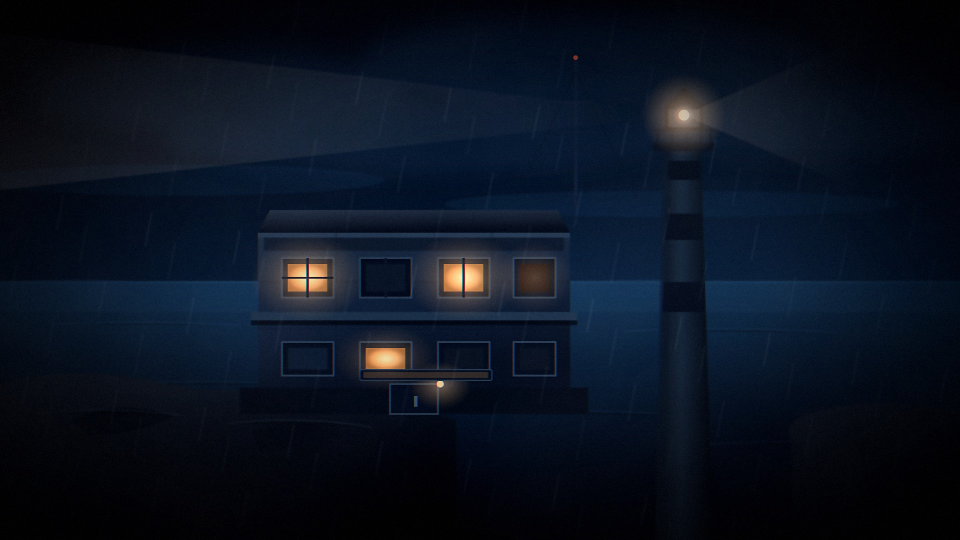
#> input picture assets/bg_intro.jpg, 1920 x 1080 px (shown at 1/2 size)
$ python paint.py   (older library calls are emulated)
#> lines starting #> are read from the running program, lines starting #| are printed output that depends on the picture; after the words box and inside, x2 and y2 are one past the last pixel; in counts of white or black regions, pixels touching at a corner belong together
# -*- coding: utf-8 -*-
"""把渲染好的 SVG 底图做成厚涂质感位图，并编码开篇 mp4。
输入：%TEMP%\\paint\\*.png
输出：assets/*.jpg, assets/closeups/*.jpg, assets/intro.mp4
"""
import os
import sys
import numpy as np
import cv2
from PIL import Image, ImageDraw, ImageFont

SRC = os.path.join(os.environ.get('TEMP', '.'), 'paint')
ROOT = os.path.abspath(os.path.join(os.path.dirname(__file__), '..'))

FONT_REG = 'C:/Windows/Fonts/msyh.ttc'
FONT_BOLD = 'C:/Windows/Fonts/msyhbd.ttc'

# 特写里的文字直接烧进图片，不再用 HTML 浮层（避免"字浮在实物上"）
CLOSEUP_TEXTS = {
    'chart': [
        {'text': '旧频道  100.0', 'x': 55, 'y': 46, 'size': 26, 'rot': -4, 'style': 'red'},
    ],
    'note': [
        {'text': '别在雾里关灯。', 'x': 28, 'y': 28, 'size': 26, 'rot': -2, 'style': 'pencil'},
        {'text': '他们认灯，不认声音。', 'x': 28, 'y': 37, 'size': 24, 'rot': -2, 'style': 'pencil'},
        {'text': '—— 没有名字', 'x': 30, 'y': 52, 'size': 18, 'rot': -2, 'style': 'pencil'},
    ],
    'plate': [
        {'text': '潮汐镇广播电台 · 夜班机', 'x': 24, 'y': 35, 'size': 23, 'rot': -4, 'style': 'engrave'},
        {'text': '本机刻度已按新标准下调 6.3MHz', 'x': 24, 'y': 44, 'size': 17, 'rot': -4, 'style': 'engrave'},
        {'text': '旧频道请自行换算', 'x': 26, 'y': 52, 'size': 16, 'rot': -4, 'style': 'engrave'},
    ],
    'letter': [
        {'text': '潮汐镇广播电台 · 夜班', 'x': 30, 'y': 60, 'size': 18, 'rot': -2, 'style': 'pencil'},
    ],
}


# [60 lines left out: function bake_text, not called in this run]


def fbm(h, w, octaves=5, base=5, seed=0):
    rng = np.random.RandomState(seed)
    out = np.zeros((h, w), np.float32)
    amp, total = 1.0, 0.0
    for o in range(octaves):
        gw = max(2, base * (2 ** o))
        gh = max(2, int(round(gw * h / float(w))))
        g = rng.rand(gh, gw).astype(np.float32)
        g = cv2.resize(g, (w, h), interpolation=cv2.INTER_CUBIC)
        out += g * amp
        total += amp
        amp *= 0.55
    out /= max(total, 1e-6)
    return out


def warp(img, amp=6.0, seed=3):
    h, w = img.shape[:2]
    nx = fbm(h, w, 4, 3, seed) * 2.0 - 1.0
    ny = fbm(h, w, 4, 3, seed + 1) * 2.0 - 1.0
    yy, xx = np.mgrid[0:h, 0:w].astype(np.float32)
    mapx = (xx + nx * amp).astype(np.float32)
    mapy = (yy + ny * amp).astype(np.float32)
    return cv2.remap(img, mapx, mapy, cv2.INTER_LINEAR, borderMode=cv2.BORDER_REFLECT)


def painterly(img, seed=1, texture=7.0, detail=0.5, sigma=2.0):
    h, w = img.shape[:2]
    base_img = warp(img, 6.0, seed)

    # 风格化 + 保边平滑：打散矢量直边，得到笔触团块
    styl = cv2.stylization(base_img, 52, 0.2)
    epf = cv2.edgePreservingFilter(base_img, cv2.RECURS_FILTER, 60, 0.38)
    base = cv2.addWeighted(styl, 0.62, epf, 0.38, 0)

    # 找回一些结构细节，避免糊成一片
    blur = cv2.GaussianBlur(base_img, (0, 0), sigma)
    f = base.astype(np.float32) + detail * (base_img.astype(np.float32) - blur.astype(np.float32))

    # 画布纹理 + 颗粒
    n = fbm(h, w, 5, 6, seed + 5)
    n = (n - n.mean()) * 2.0
    f = f * (1.0 + n[..., None] * 0.06) + n[..., None] * texture * 0.45
    return np.clip(f, 0, 255).astype(np.uint8)


def bloom(img, thresh=196, sigma=20, amount=0.34):
    f = img.astype(np.float32)
    lum = f.max(axis=2)
    mask = (lum > thresh).astype(np.float32)
    hi = f * mask[..., None]
    hi = cv2.GaussianBlur(hi, (0, 0), sigma)
    return np.clip(f + hi * amount, 0, 255).astype(np.uint8)


def grade(img):
    f = img.astype(np.float32) / 255.0
    b, g, r = cv2.split(f)
    r = np.clip(r * 1.035 + 0.010, 0, 1)
    g = np.clip(g * 1.005 + 0.003, 0, 1)
    b = np.clip(b * 1.06 + 0.018 * (1.0 - b), 0, 1)
    f = cv2.merge([b, g, r])
    f = np.clip((f - 0.5) * 1.06 + 0.5, 0, 1)
    return (f * 255).astype(np.uint8)


def chroma(img, shift=1.4):
    h, w = img.shape[:2]
    b, g, r = cv2.split(img)
    mb = np.float32([[1, 0, shift], [0, 1, 0]])
    mr = np.float32([[1, 0, -shift], [0, 1, 0]])
    b = cv2.warpAffine(b, mb, (w, h), borderMode=cv2.BORDER_REPLICATE)
    r = cv2.warpAffine(r, mr, (w, h), borderMode=cv2.BORDER_REPLICATE)
    return cv2.merge([b, g, r])


def grain(img, amount=3.6):
    n = np.random.normal(0, amount, img.shape[:2]).astype(np.float32)
    return np.clip(img.astype(np.float32) + n[..., None], 0, 255).astype(np.uint8)


def vignette(img, strength=0.55, power=2.0):
    h, w = img.shape[:2]
    yy, xx = np.mgrid[0:h, 0:w].astype(np.float32)
    dx = (xx - w / 2.0) / (w * 0.62)
    dy = (yy - h / 2.0) / (h * 0.62)
    d = np.clip(np.sqrt(dx * dx + dy * dy), 0, 2.0)
    v = np.clip(1.0 - strength * (d ** power), 0.12, 1.0)[..., None]
    return np.clip(img.astype(np.float32) * v, 0, 255).astype(np.uint8)


def process(name, dst, camera=False, seed=1, texture=7.0, detail=0.42,
            bloom_amount=0.34, vig=0.55, grain_amount=3.6, touch_warm=True,
            texts=None):
    src = os.path.join(SRC, name + '.png')
    img = cv2.imread(src, cv2.IMREAD_COLOR)
    if img is None:
        print('MISS', src)
        return False

    img = painterly(img, seed=seed, texture=texture, detail=detail)
    img = bloom(img, amount=bloom_amount)
    img = grade(img)
    if touch_warm:
        # 暖光提亮：把高光轻微偏琥珀
        f = img.astype(np.float32)
        lum = f.mean(axis=2, keepdims=True) / 255.0
        warm = np.array([0.90, 0.94, 1.06], np.float32)  # BGR
        f = f * (1.0 + (warm - 1.0) * (lum ** 2))
        img = np.clip(f, 0, 255).astype(np.uint8)
    img = chroma(img, 1.2)
    img = vignette(img, vig)
    img = grain(img, grain_amount)
    if texts:
        img = bake_text(img, texts, seed=seed + 40)

    out = os.path.join(ROOT, dst)
    os.makedirs(os.path.dirname(out), exist_ok=True)
    cv2.imwrite(out, img, [int(cv2.IMWRITE_JPEG_QUALITY), 92])
    print('OK', dst, img.shape[1], 'x', img.shape[0])
    return True


# [11 lines left out: function add_rain, not called in this run]


def make_intro(seconds=8, fps=24):
#> called with seconds = 8, fps = 24
    src = os.path.join(SRC, 'exterior.png')
    img = cv2.imread(src, cv2.IMREAD_COLOR)
    if img is None:
        img = cv2.imread(os.path.join(ROOT, 'assets', 'bg_intro.jpg'), cv2.IMREAD_COLOR)
#> img is the input picture: shape (1080, 1920, 3); mean B, G, R 31.3, 18.2, 10.4
    if img is None:
        print('MISS exterior')
        return False

    W, H = 960, 540
    # 只风格化一次；镜头运动用浮点仿射变换完成，避免逐帧重采样造成的抖动
    big = cv2.resize(img, (int(W * 2.4), int(H * 2.4)), interpolation=cv2.INTER_CUBIC)
    big = bloom(painterly(big, seed=7, texture=6.0, detail=0.4), amount=0.3)
#> call 2 of painterly, with seed = 7, texture = 6, detail = 0.4, sigma = 2
#> call 4 of fbm, with h = 1296, w = 2304, octaves = 4, base = 3, seed = 7
#> after the loop in fbm (call 4), `for o in range(octaves):`:
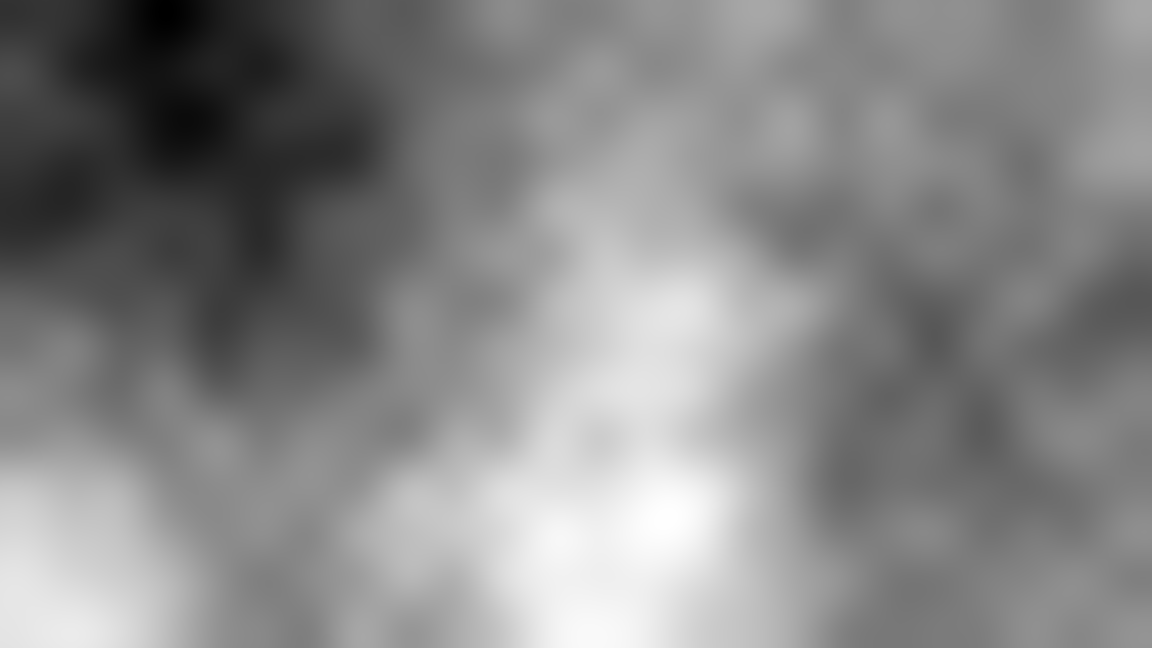
#> out: shape (1296, 2304) float32 (shown at 1/2 size); min 0.199, max 1.88, mean 1.09; drawn with min black and max white
#> after the loop in fbm (call 5), `for o in range(octaves):`:
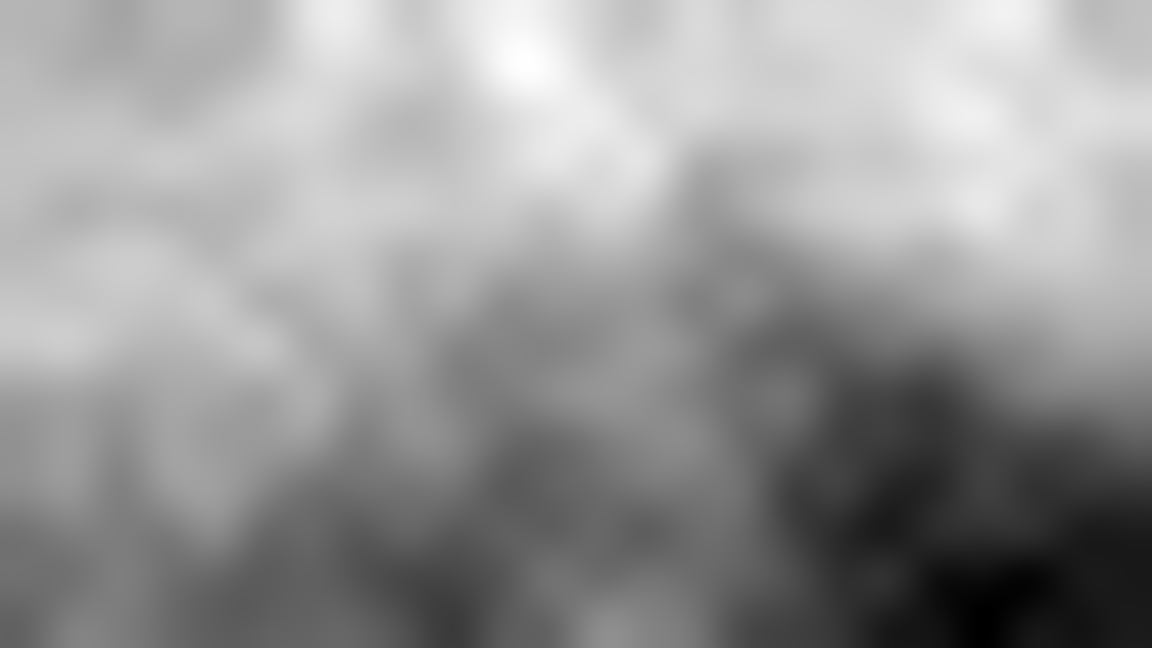
#> out: shape (1296, 2304) float32 (shown at 1/2 size); min 0.101, max 1.76, mean 1.09; drawn with min black and max white
#> in painterly (call 2), `f = base.astype(np.float32) + detail * (base_img.astype(np.float32) - ..`:
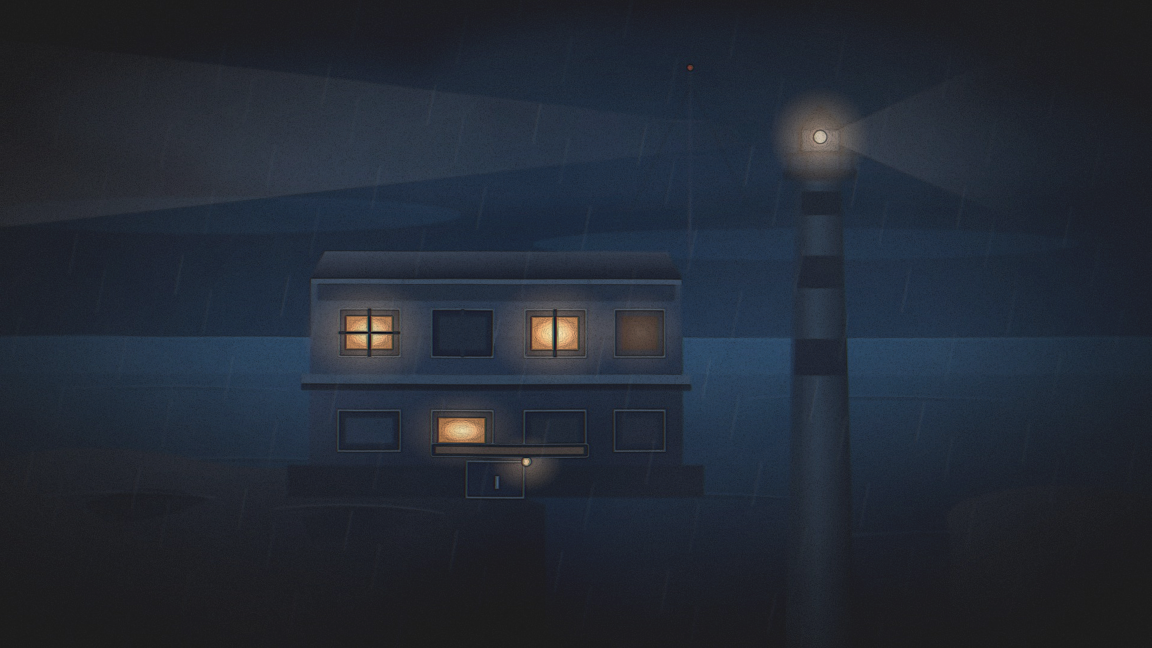
#> f: shape (1296, 2304, 3) float32 (shown at 1/2 size); mean B, G, R 28, 16.1, 8.9; drawn with min black and max white
#> after the loop in fbm (call 6), `for o in range(octaves):`:
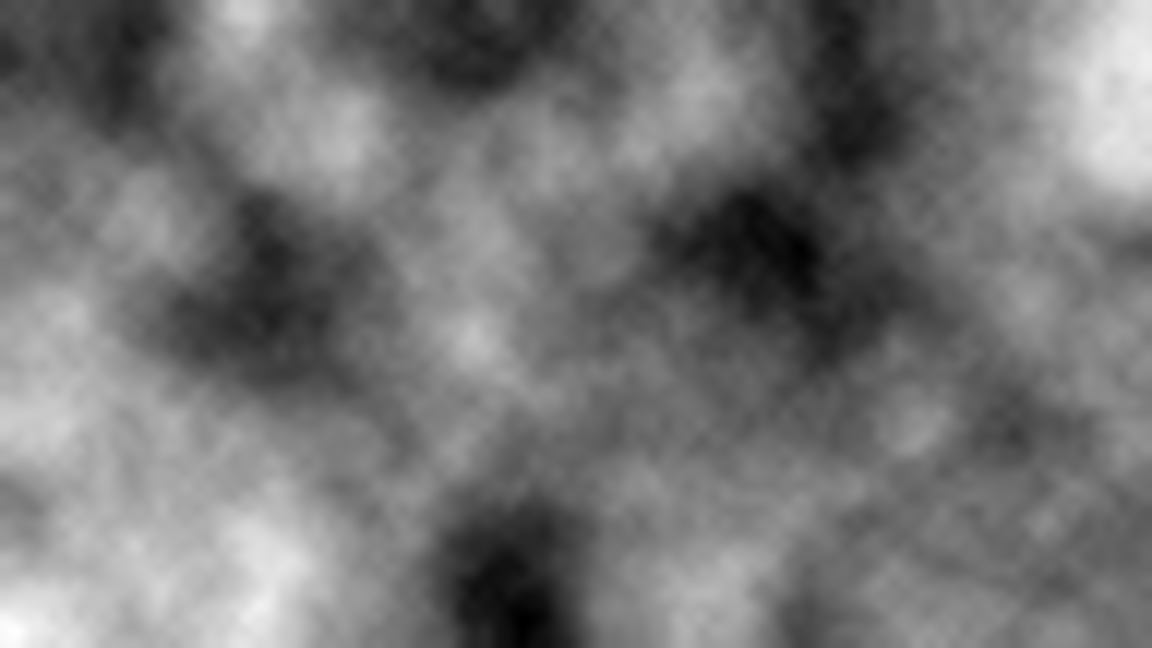
#> out: shape (1296, 2304) float32 (shown at 1/2 size); min 0.169, max 2.11, mean 1.06; drawn with min black and max white
#> call 2 of bloom, with thresh = 196, sigma = 20, amount = 0.3
#> in bloom (call 2), `mask = (lum > thresh).astype(np.float32)`:
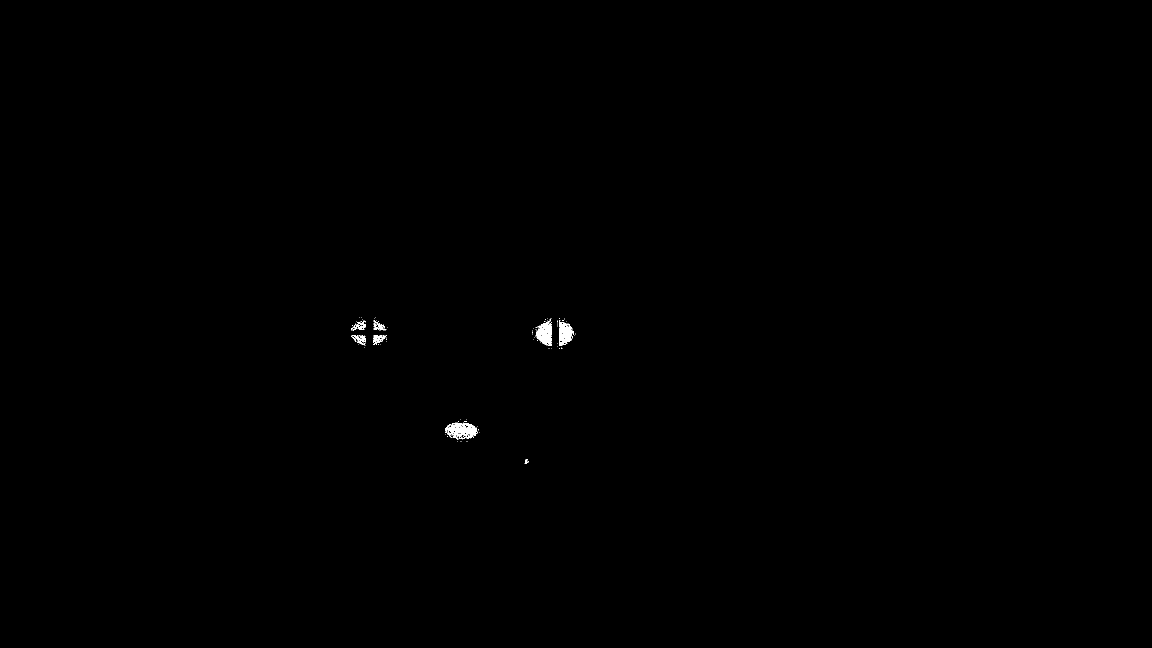
#> mask: shape (1296, 2304) float32 (shown at 1/2 size); values 0 (black) and 1 (white), 0.14% white; 96 white regions (86 under 20 px), largest, box (x1, y1, x2, y2) and area: (890, 845, 956, 877) 1186, (1071, 641, 1104, 692) 999, (1118, 641, 1148, 692) 914
    big = grade(big)

    bh, bw = big.shape[:2]
#> bh = 1296; bw = 2304
    out_dir = os.path.join(ROOT, 'assets', 'intro')
    os.makedirs(out_dir, exist_ok=True)
    for f in os.listdir(out_dir):
        if f.lower().endswith('.jpg'):
            os.remove(os.path.join(out_dir, f))

    base = W / float(bw)
#> base = 0.417
    n = seconds * fps
    for i in range(n):
        t = i / float(n - 1)

        # 两次 smoothstep：起落都没有生硬的加速/刹车
        ease = t * t * (3.0 - 2.0 * t)
        ease = ease * ease * (3.0 - 2.0 * ease)

        zoom = 1.42 + 0.30 * ease
        cx = bw * (0.38 + 0.14 * ease)
        cy = bh * (0.648 - 0.188 * ease)

        s = base * zoom
        # 把相机中心夹在图内，杜绝边缘拉伸
        half_w = (W * 0.5) / s
        half_h = (H * 0.5) / s
        cx = float(np.clip(cx, half_w, bw - half_w))
        cy = float(np.clip(cy, half_h, bh - half_h))

        M = np.float32([[s, 0.0, W * 0.5 - cx * s],
                        [0.0, s, H * 0.5 - cy * s]])
        frame = cv2.warpAffine(big, M, (W, H), flags=cv2.INTER_LINEAR,
                               borderMode=cv2.BORDER_REPLICATE)

        frame = np.clip(frame.astype(np.float32) * (0.64 + 0.40 * ease), 0, 255).astype(np.uint8)

        cv2.imwrite(os.path.join(out_dir, 'f%03d.jpg' % (i + 1)), frame,
                    [int(cv2.IMWRITE_JPEG_QUALITY), 86])
#> this loop made 192 passes
#> pass 1, in make_intro, `frame = np.clip(frame.astype(np.float32) * (0.64 + 0.40 * ease), 0, 25..`:
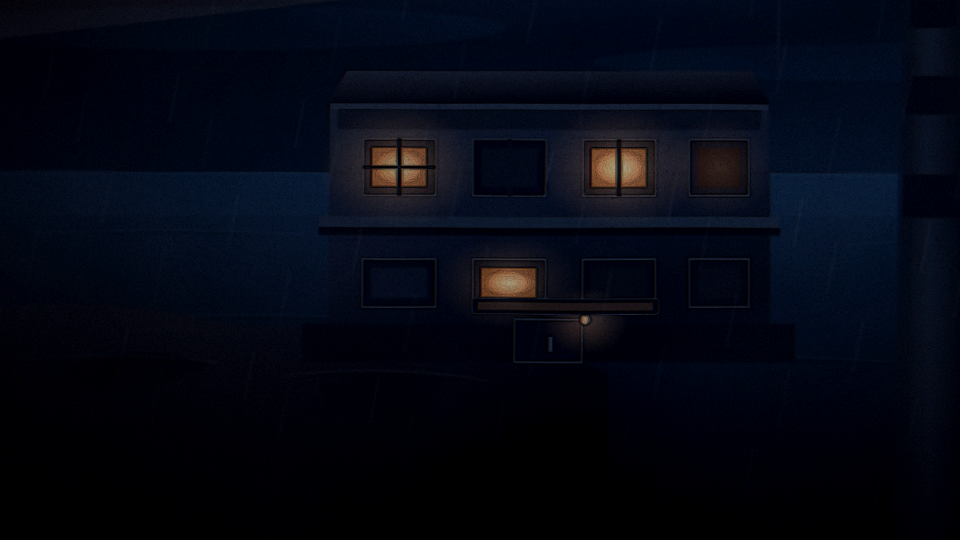
#> frame: shape (540, 960, 3); mean B, G, R 19, 7.9, 4.6
    print('OK intro frames', n)
    return True


def main():
    ok = True
    # 背景
    ok &= process('exterior', 'assets/bg_menu.jpg', seed=13, texture=7.5,
                  detail=0.45, bloom_amount=0.42, vig=0.5, grain_amount=3.6)
    ok &= process('exterior', 'assets/bg_intro.jpg', seed=17, texture=7.0,
                  detail=0.4, bloom_amount=0.34, vig=0.62, grain_amount=3.2)

    # 特写
    closeups = ['radio', 'denoise', 'phone', 'plate', 'chart', 'note', 'letter', 'cabinet']
    for idx, name in enumerate(closeups):
        ok &= process(name, 'assets/closeups/%s.jpg' % name, seed=21 + idx,
                      texture=5.5, detail=0.55, bloom_amount=0.26,
                      vig=0.5, grain_amount=3.2, texts=CLOSEUP_TEXTS.get(name))

    ok &= make_intro(8, 24)
    return 0 if ok else 1


if __name__ == '__main__':
#> (the run stopped early here; a loop or call above may not have finished)
